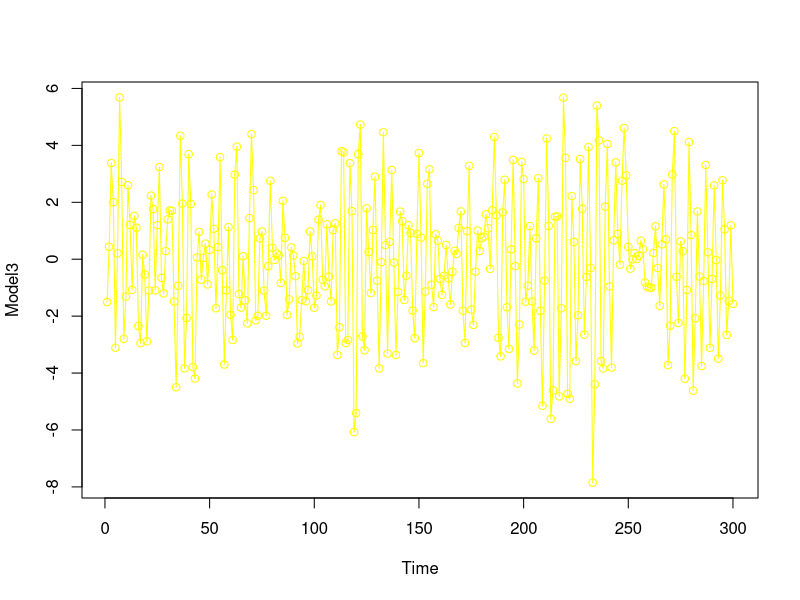
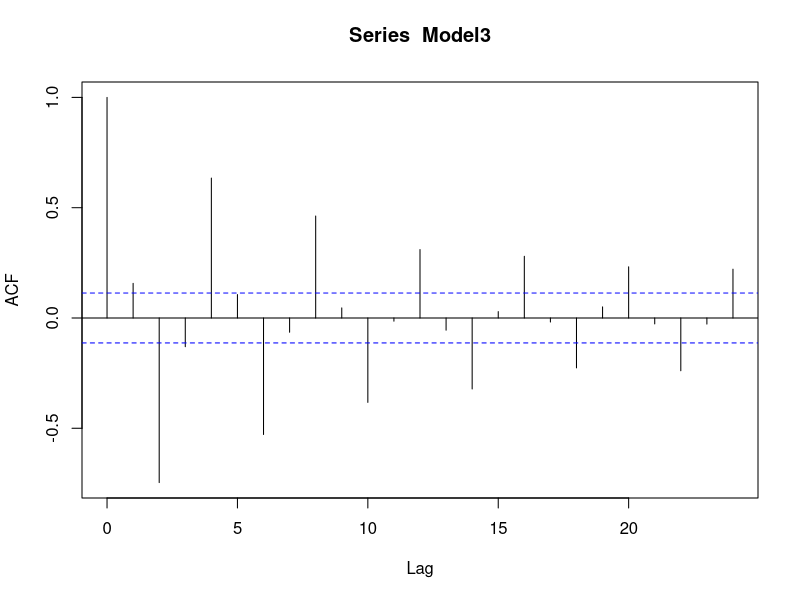
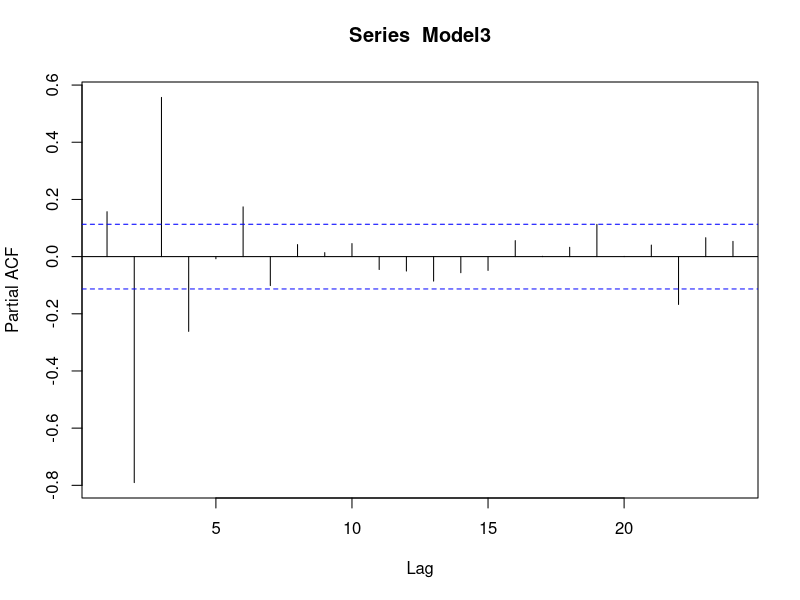

Here is the R script that generated these plots, in order:
## ---- chunk 1
set.seed(seed=2020)
Model3 <-arima.sim(model = list(ar= c(0, -.8), ma =c(.95, .5)), n=300)
ts.plot(Model3, type='o', col='yellow')
acf(Model3)
pacf(Model3)
